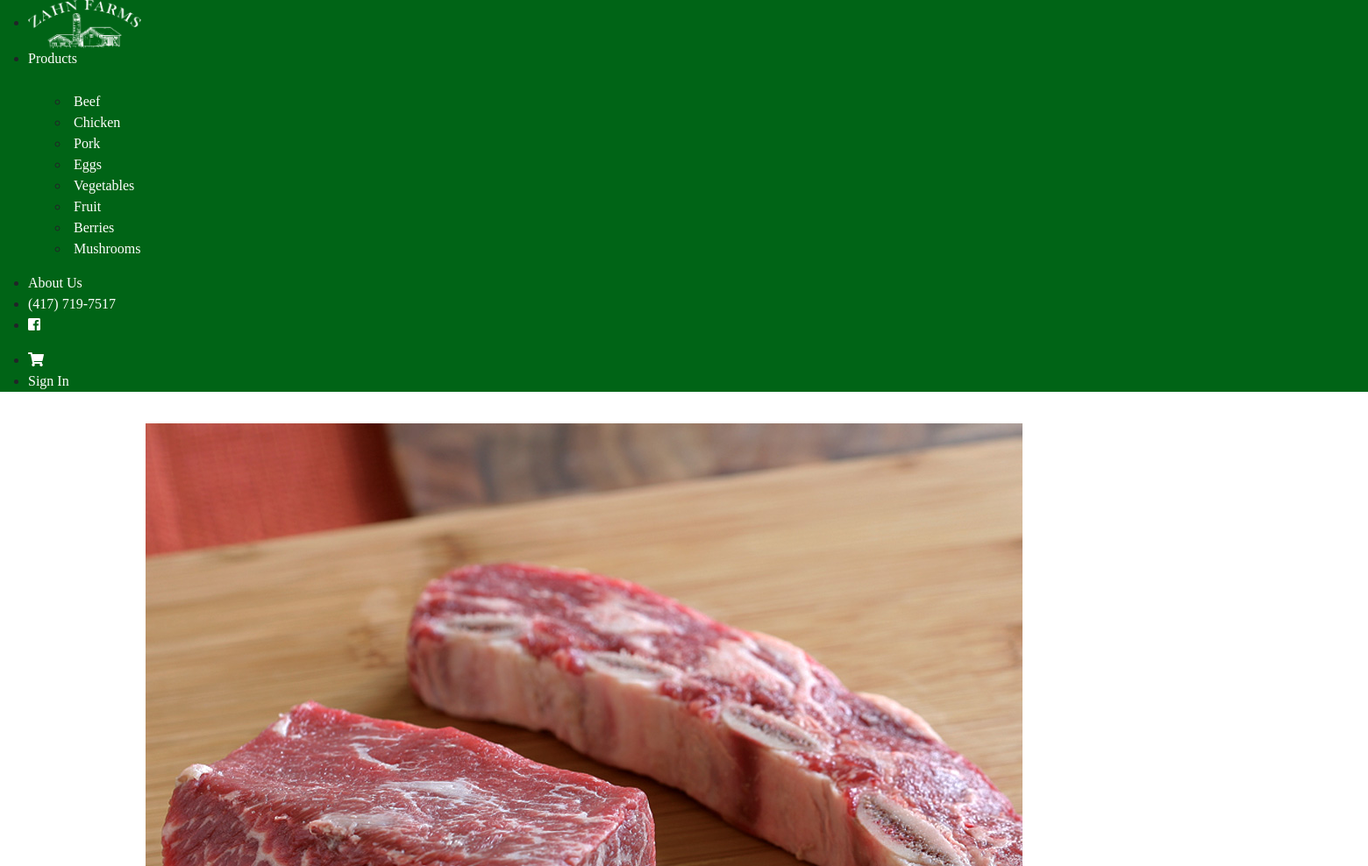
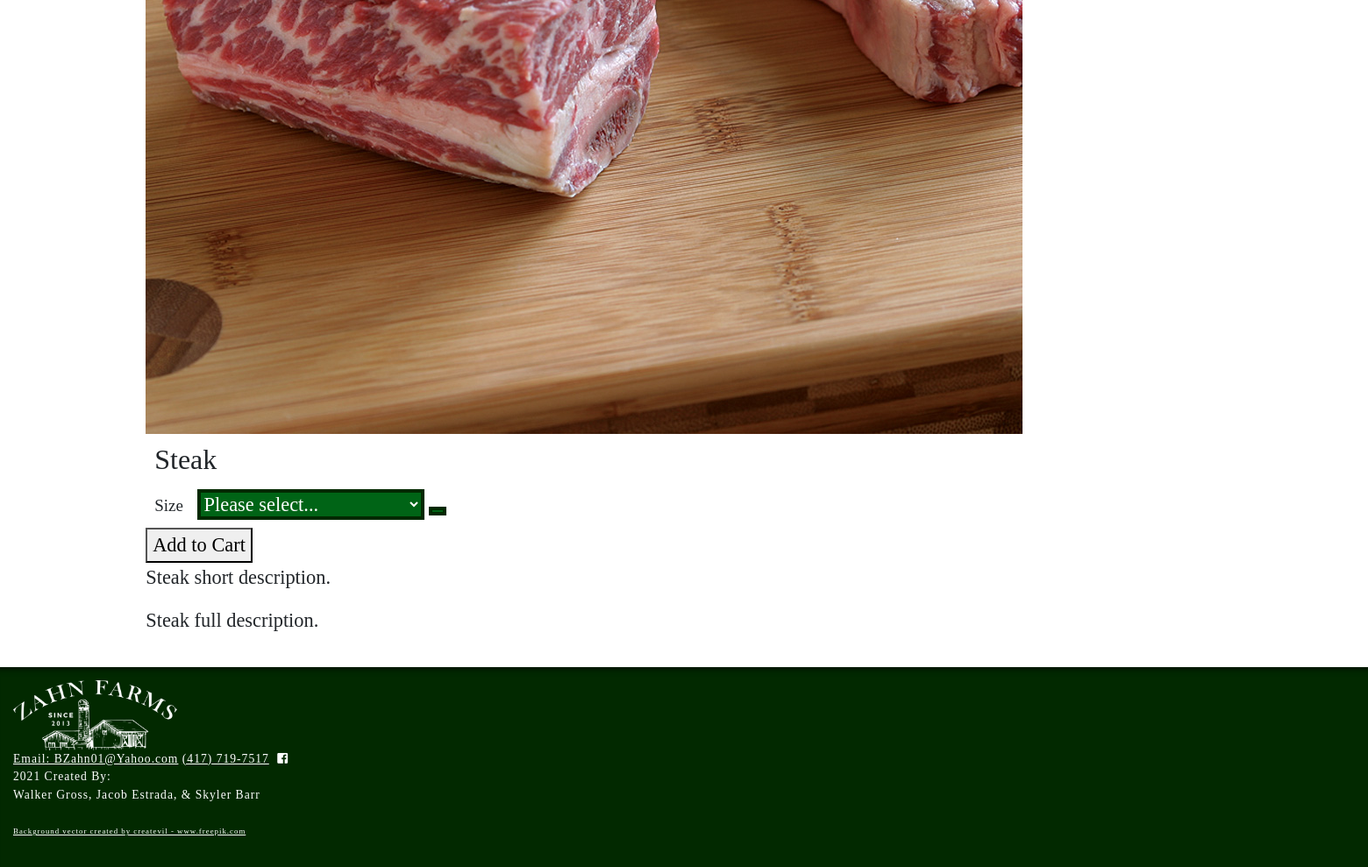
/product?catID=41&prodID=4, run on an earlier commit of the app's database (2 pictures, top to bottom).
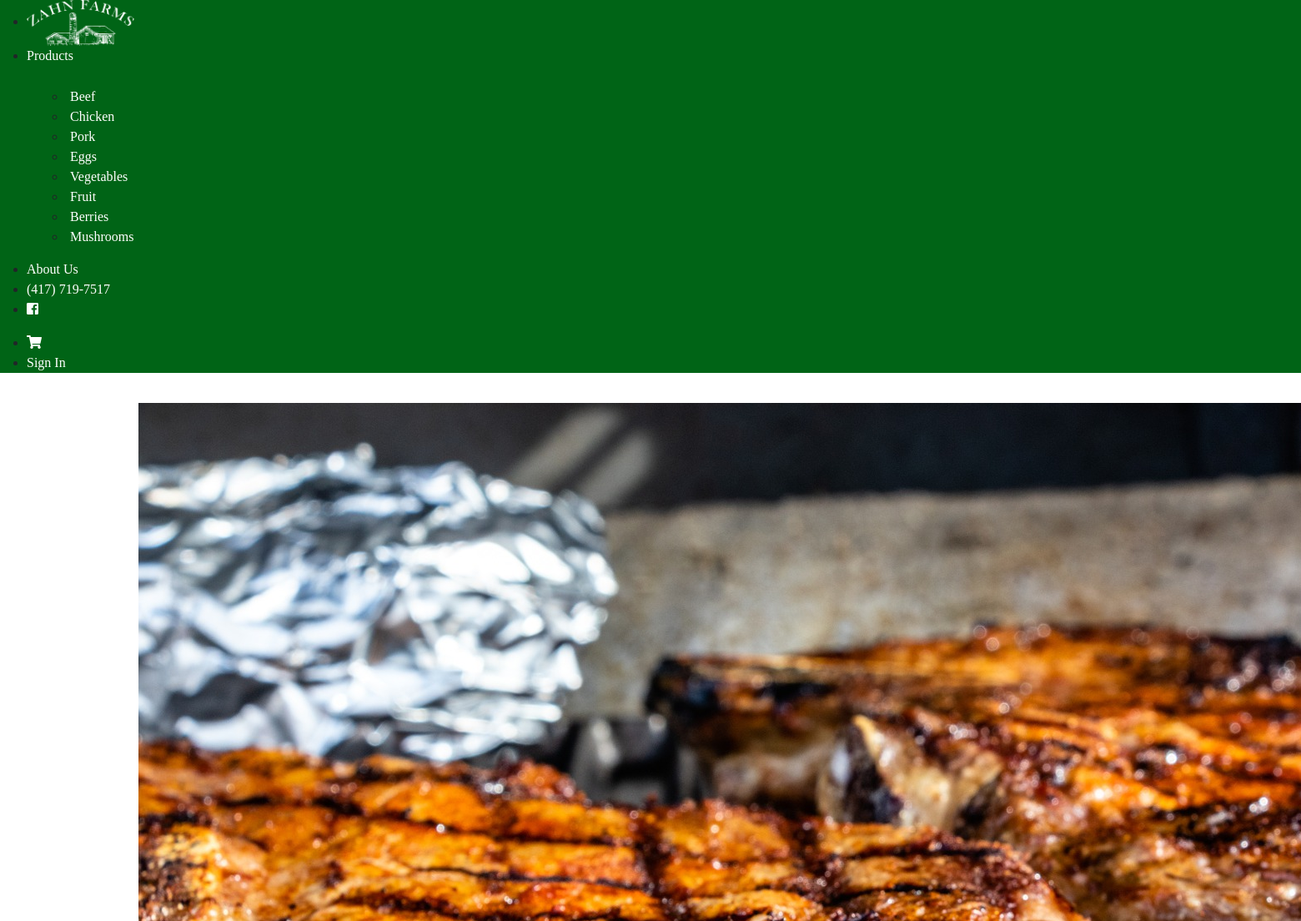
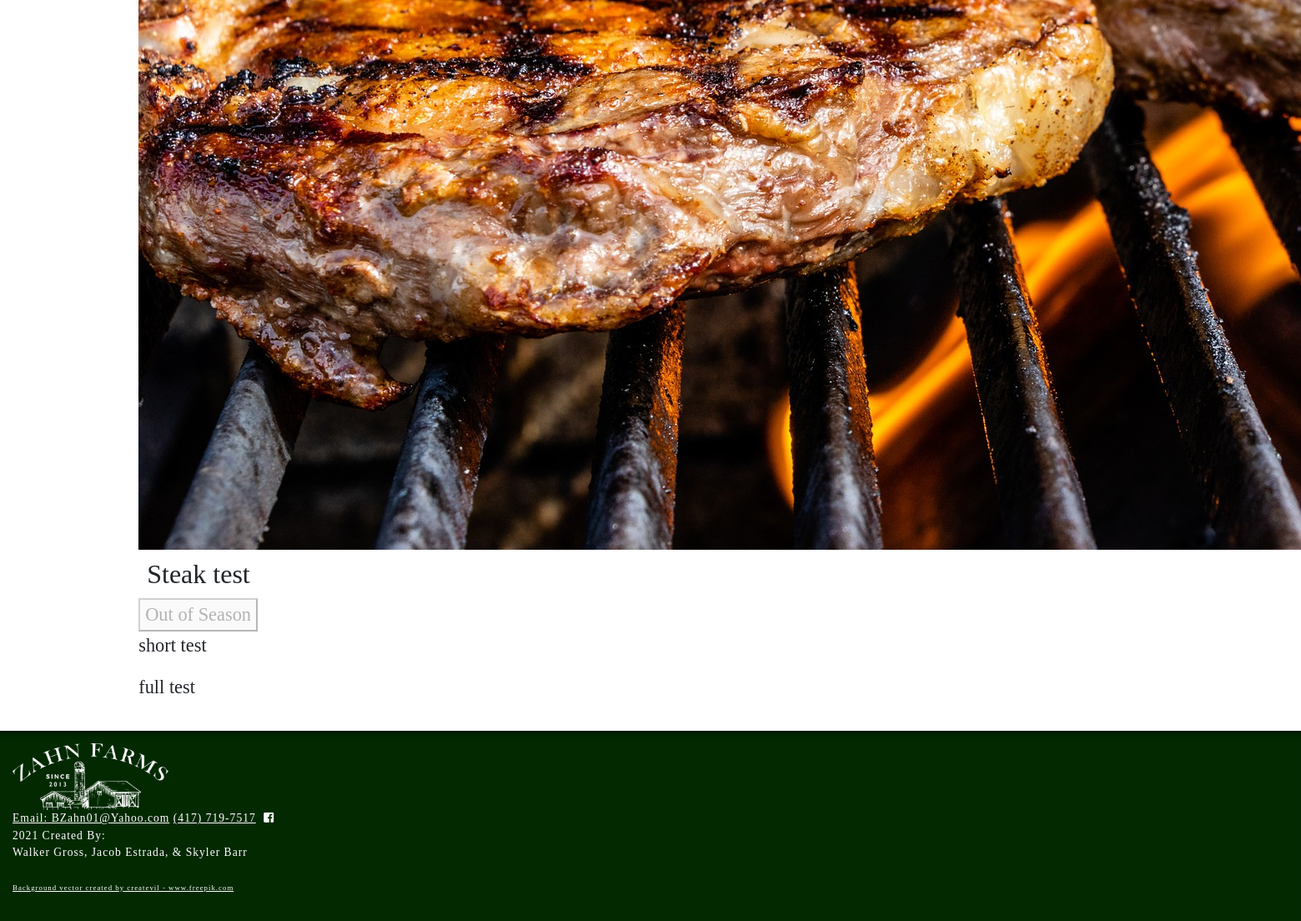
And on a later commit of the database (2 pictures, top to bottom).
### tables this page shows
CREATE TABLE `categories` (
  `catID` int(11) NOT NULL,
  `catName` varchar(25) NOT NULL,
  `image` varchar(255) NOT NULL,
  `taxRate` decimal(4,3) NOT NULL DEFAULT '0.000',
  `hide` tinyint(1) NOT NULL
);

CREATE TABLE `products` (
  `productID` int(11) NOT NULL,
  `productName` varchar(50) NOT NULL,
  `portionsID` int(11) NOT NULL,
  `price` decimal(10,2) DEFAULT NULL,
  `qty` int(10) DEFAULT NULL,
  `shortDesc` varchar(255) DEFAULT NULL,
  `fullDesc` varchar(255) DEFAULT NULL,
  `catID` int(11) NOT NULL,
  `image` varchar(255) NOT NULL,
  `sizeID` int(11) DEFAULT NULL,
  `outOfSeason` tinyint(1) NOT NULL,
  `hide` tinyint(1) NOT NULL
);

### models/products_db.php (called while the page is built, shortened)
<?php
function getAllCategoriesShow(){
    global $db;
    $sql = "SELECT * FROM categories WHERE hide = 0";
    $qry = $db->query($sql);
    $aryCat = $qry->fetchAll();
    return $aryCat;
}
function prodByID($prodID){
    global $db;
    $sql = "select * from products where productID = $prodID";
    $qry = $db->query($sql);
    $product = $qry->fetch();
    return $product;
}
function sizesByID($sizeID) {
    global $db;
    $sql = "SELECT * FROM sizes WHERE sizeID = $sizeID";
    $qry = $db->query($sql);
    $sizes = $qry->fetchAll();
    return $sizes;
}

### models/requests.php (called while the page is built, shortened)
<?php
$prodID = filter_input(INPUT_GET, "prodID");
?>

### product/product.php (the view, shortened to what this page needs)
<?php
$prod = prodByID($prodID);
$qty = $prod['qty'];
if ($prod['sizeID'] != null) {
  $sizeAry = sizesByID($prod['sizeID']);
  $qty = 0;
  foreach ($sizeAry as $size){
    $qty += $size['qty'];
  }
}
?>
<div class="product-card-full uk-grid-small uk-flex-center uk-text-center" style="width:90%; margin:auto" uk-grid>
  <div class="uk-card uk-card-default uk-width-1-2">
    <img src="../images/<?=$prod['image']?>" alt="<?=$prod['productName']?> Image">
  </div>
  <div class="uk-width-1-2@s">
    <h2>
      <?=$prod['productName']?>
    </h2>
    <form class="uk-form-stacked" action="cart.php" method="post">
      <div class="uk-grid-small uk-child-width-1-1@m uk-flex-center uk-text-center" uk-grid>
        <?php
        if ($prod['outOfSeason'] == 0) {
          if($prod['sizeID'] != null){
          ?>
          <div class="uk-card">
            <div class="size-form" uk-form-custom="target: > * > span:first-child">
              <label class="uk-form-label">Size</label>
              <select id="size" name="size" onchange="sizePrice(this)">
                <option selected disabled hidden>Please select...</option>
              </select>
              <button class="size-button uk-button uk-button-default" type="button" tabindex="-1">
              </button>
            </div>
          </div>
            <?php
          }
            ?>
        <?php
        }
        if ($qty == 0) {
        ?>
        <div class="uk-card">
          <button id="submit add-to-cart-btn" class="uk-button uk-button-default" tabindex="-1" disabled>Out of Stock</button>
        </div>
        <?php
        } else if ($prod['outOfSeason'] == 1) {
        ?>
        <div class="uk-card">
          <button id="submit add-to-cart-btn" class="uk-button uk-button-default" tabindex="-1" disabled>Out of Season</button>
        </div>
        <?php
        } else {
        ?>
          <div class="uk-card">
            <button id="submit add-to-cart-btn" class="uk-button uk-button-default" type="submit" tabindex="2">Add to Cart</button>
          </div>
        <?php
        }
        ?>
      </div>
    </form>
    <div class="uk-card uk-card-default uk-card-body uk-width-expand product-desc-short">
    <p><?=$prod['shortDesc']?></p>
  </div>
  </div>
  <div class="uk-card uk-card-default uk-card-body uk-width-expand product-desc-full">
    <p><?=$prod['fullDesc']?></p>
  </div>
</div>

### views/header.php (shortened to what this page needs)
<!DOCTYPE html>
<html lang="en">
<head>
    <link href="https://cdn.jsdelivr.net/npm/bootstrap@5.0.0-beta3/dist/css/bootstrap.min.css" rel="stylesheet">
    <link rel="stylesheet" href="https://use.fontawesome.com/releases/v5.5.0/css/all.css"
>
    <link rel="stylesheet" href="https://cdn.jsdelivr.net/npm/uikit@3.6.17/dist/css/uikit.min.css" />
    <link rel="stylesheet" href="../views/styles.css">
</head>
<body>
    <?php
        include "../models/db.php";
        include "../models/products_db.php";
        include "../views/navbar.php";
    ?>

### views/navbar.php (shortened to what this page needs)
<div class="no-print" uk-sticky="sel-target: .uk-navbar-container; cls-active: uk-navbar-sticky">
    <nav class="nav-bar uk-navbar-container" uk-navbar>
        <div class="uk-navbar-left">
            <ul class="uk-navbar-nav">
                <li>
                    <a class="uk-logo" style="min-width:177px;" href="../product/">
                        <img style="" src="../images/Logo.png" alt="Zahn Farms Logo">
                    </a>
                </li>
                <li>
                    <a href="../product/">Products</a>
                    <div class="uk-navbar-dropdown" delay-hide="250">
                        <ul class="uk-nav uk-navbar-dropdown-nav">
                            <?php
                            $aryCat = getAllCategoriesShow();
                            foreach($aryCat as $cat){
                            ?>
                            <li><a href="../product?catID=<?=$cat['catID']?>"><?=$cat['catName']?></a></li>
                            <?php
                            }
                            ?>
                        </ul>
                    </div>
                </li>
                <li><a href="../aboutUs/aboutUs.php">About Us</a></li>
                <li><a href="tel:417-719-7517" class="navContact">(417) 719-7517</a></li>
                <li><a href="https://www.facebook.com/ZahnFarms/" target="_blank"><i
                            class="fab fa-facebook-square"></i></a></li>
            </ul>
        </div>
        <div class="uk-navbar-right">
            <ul class="uk-navbar-nav">
                <li><a href="../product/cart.php"><i class="fas fa-shopping-cart"></i></a></li>
                <li><a href="../admin/">Sign In</a></li>
            </ul>
        </div>
    </nav>
</div>

### product/index.php (shortened to what this page needs)
<?php
include "../views/header.php";
include '../models/requests.php';
echo"<div class='content-container'>";
if (!isset($catID)){
    include "categories.php";
}
else if (!isset($prodID)) {
    include "products.php";
}
else {
    include "product.php";
}
echo"</div>";
include "../views/footer.php";
?>

### views/footer.php (shortened to what this page needs)
<footer class="footer no-print">
  <div class="uk-grid-match uk-child-width-expand@s uk-text-center" uk-grid>
    <div class="footer-image">
      <a href="../product"><img src="../images/LogoFull.png" alt="Zahn Farms Logo" style="height: 80px;">
        </a>
    </div>
    <div class="footer-contact">
      <a href="mailto:bzahn01@yahoo.com">Email: BZahn01@Yahoo.com</a>
      <a href="tel:417-719-7517">(417) 719-7517</a>
      <a href="https://www.facebook.com/ZahnFarms/" target="_blank"><i class="fab fa-facebook-square"></i></a>
    </div>
    <div class="footer-credits">
      <p class="uk-text-right@s">
        2021 Created By:<br>Walker Gross, Jacob Estrada, & Skyler Barr
        <br><br>
        <a style="font-size: .65em;" href="https://www.freepik.com/vectors/background">Background vector created by createvil - www.freepik.com</a>
      </p>
    </div>
  </div>
</footer>
</body>
</html>

### views/styles.css (style rules this page uses)
:root { --primary-green: #006416; --secondary-green: #18890B; --dark-green: #022900; }
html, body { background-image: url("../images/barnWood.jpg"); background-size: cover; padding:0px; font-family: "Caveat Brush", cursive; }
body { display: flex; flex-direction: column; min-height: 100vh; }
.uk-navbar-container { background-color: var(--primary-green) !important; }
.uk-navbar-nav>li>a { font-family: 'Libre Baskerville', serif; font-weight: 500; font-size: 1em; }
.uk-navbar-dropdown { background-color: var(--primary-green); font-family: 'Libre Baskerville', cursive; padding: 15px; margin-top:10px; }
.uk-navbar-dropdown-nav>li>a { padding-left:5px; }
nav a, nav a:hover { color: white !important; text-decoration: none; }
nav img { height:55px; width: 129px; }
.content-container { width: 90%; margin:auto; margin-top:0px; padding:20px; min-height:70vh; background-color: rgba(255, 255, 255, .15); backdrop-filter: blur(12px); }
.uk-card { font-family: 'Caveat Brush', cursive; font-size: 1.4em; background-color: rgba(1,1,1,0); box-shadow: none; }
.product-card-full :is(h2, h3, label) { font-family: 'Caveat Brush', cursive; margin:10px; }
footer { font-family: 'Libre Baskerville', serif; background-color: var(--dark-green); color: white; padding: 15px; box-shadow: 0px 10px 10px -10px black inset; font-size: .85em; letter-spacing: 1px; margin-top: auto; }
footer a { color: white; }
.footer-contact .fab { padding: 0px 5px; }
.no-print { display: block; }
.product-card-full label { font-size: .85em; }
.size-button, #size { background-color: var(--primary-green); color: white; border: var(--dark-green) solid 4px; }

What changed in the data, as far as the page shows it:
changed products: image: a different picture; productName "Steak" → "Steak test"; outOfSeason 0 → 1 (drawn); shortDesc "Steak short description." → "short test"; fullDesc "Steak full description." → "full test"
Also different on the page:
form field size: "Please select..." → (not shown)
text no longer shown: "Size Add to Cart"
text now shown: "Out of Season"
